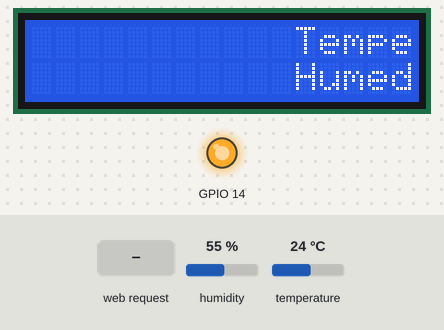
A sketch run on a simulated ESP32. On the bench: 16×2 character LCD, output pins drawn as LEDs (lit = HIGH). The test bench sets the inputs (shaded band); at power-on: humidity 55 %, temperature 24 °C. WiFi joins after 1.5 s; servers stay silent unless stated; the local clock reads 2024-03-15 10:24:30 at power-on unless the sketch sets it; storage starts empty; what the sketch prints to the serial monitor is not drawn.

Above: at 3.2 s.
3.3 s: HTTP request GET /Temperatura received
4.8 s: HTTP request GET /25 received
6.4 s: HTTP request GET /May received
At 15.8 s:
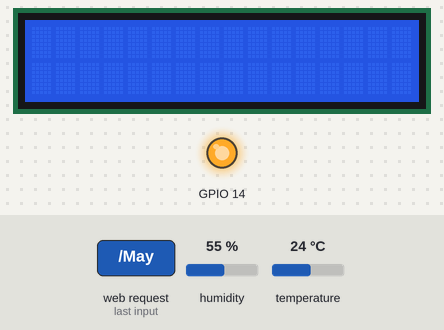
At 18.6 s:
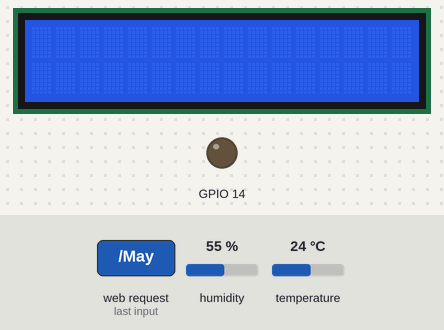
Timing chart, 0 to 19.0 s (numbered marks = the images above; inputs shaded):
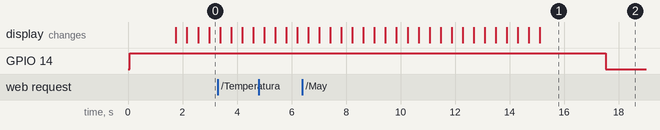

The sketch:

ServidorTemperatura.ino
```cpp
/*
   Connect the SD card to the following pins:

     ESP32  | SD Card  | Nuestro ESP32
      D2       -
      D3       SS CS        G5
      CMD      MOSI         G23
      VSS      GND          GND
      VDD      3.3V         3V3
      CLK      SCK          G18
      VSS      GND
      D0       MISO         G19
      D1       -
*/
#include "FS.h"
#include "SD.h"
#include "SPI.h"
#include <DHT.h>
#include <WiFi.h>
#include "time.h"
#include <LiquidCrystal.h>
DHT sensorDht(26, DHT22);
WiFiServer climaServer(1996);
LiquidCrystal lcd(15, 13, 32, 33, 25, 27);

TaskHandle_t t;
TaskHandle_t t2;

String root_dir = "/Temperatura";
String ano_dir = "";
String mes_dir = "";
String dia_dir = "";
String hora_file = "/25";
String minuto = "";
float valorTemperatura = 0;
float valorHumedad = 0;
String texto = "Temperatura ";
String texto2 = "Humedad ";
const char* ssid = "Router-Salon";
const char* password = "1234567890123";
float humidity, temperature;
const char* ntpServer = "pool.ntp.org";
const long  gmtOffset_sec = 3600;
const int   daylightOffset_sec = 3600;
String buffer = "";
String comando = "";
String estado = "";
bool debug = true;
/*
   Comandos
*/

String temp = "Temperatura";
String c_dia = "TempDia";
String c_mes = "TempMes";
String c_ano = "TempAno";

//bool semaforo = true;


char timeStringBuff[200]; //50 chars should be enough
String hora_actual = "";
String minuto_actual = "";

void setup() {
  Serial.begin(115200);
  sensorDht.begin();
  lcd.begin(16, 2);
  pinMode(14, OUTPUT);
  digitalWrite(14, HIGH);
  //connect to WiFi
  Serial.printf("Connecting to %s ", ssid);
  WiFi.begin(ssid, password);
  while (WiFi.status() != WL_CONNECTED) {
    delay(500);
    Serial.print(".");
  }
  Serial.println(" CONNECTED");
  Serial.println(WiFi.localIP());
  //init and get the time
  configTime(gmtOffset_sec, daylightOffset_sec, ntpServer);

  climaServer.begin();


  if (!SD.begin()) {
    Serial.println("Card Mount Failed");
    return;
  }
  uint8_t cardType = SD.cardType();

  if (cardType == CARD_NONE) {
    Serial.println("No SD card attached");
    return;
  }

  Serial.print("SD Card Type: ");
  if (cardType == CARD_MMC) {
    Serial.println("MMC");
  } else if (cardType == CARD_SD) {
    Serial.println("SDSC");
  } else if (cardType == CARD_SDHC) {
    Serial.println("SDHC");
  } else {
    Serial.println("UNKNOWN");
  }


  uint64_t cardSize = SD.cardSize() / (1024 * 1024);
  Serial.printf("SD Card Size: %lluMB\n", cardSize);
  //listarDir("/", 10);

  File temperature_dir = SD.open(root_dir);
  if (!temperature_dir) {
    if (debug)Serial.println("No encontrado directorio" + root_dir + " \n Voy a crearlo");
    crearDir(root_dir);
  }
  //if (debug)Serial.println("Despues");
  //listarDir("/", 10);

  xTaskCreatePinnedToCore(
    loop2,
    "tarea 0",
    20000,
    NULL,
    1,
    &t,
    0);
  delay(500);

}
void loop() {
  escucharCliente();
}

//void loop2() {
void loop2(void *par) {
  //  delay(500);
  struct tm timeinfo;
  for (;;) {
    if (debug) Serial.println("0-->Bucle loop2");
    if (!getLocalTime(&timeinfo)) {
      if (debug)Serial.println("Failed to obtain time");
    }

    adjustTimeFolders(timeinfo);
    tomarValor(timeinfo);
    //    tomarValor();
    digitalWrite(14, HIGH);
    for (int x = 1; x < 40; x++) {
      lcd.setCursor(15, 0);
      lcd.print(texto);
      lcd.print(valorTemperatura);
      lcd.print(" C");
      lcd.setCursor(15, 1);
      lcd.print(texto2);
      lcd.print(valorHumedad);
      lcd.print(" %");
      lcd.scrollDisplayLeft();
      delay(400);
    }
    lcd.clear();
    digitalWrite(14, LOW);
    if (debug) Serial.println("0-->Espero 30000");
    delay(34000); //34Secs + LCDScroll 400*40=16Secs
    if (debug) Serial.println("0-->Salgo espero 30000");

  }
}
void escucharCliente() {
  //  if (debug) Serial.println("1-->Available.");

  WiFiClient clienteTCP = climaServer.available();                // Escucha a los clientes entrantes

  if (clienteTCP) {                                             // Si se conecta un nuevo cliente
    if (debug) Serial.println("[Cliente conectado]");           //
    while (clienteTCP.connected()) {                            // loop mientras el cliente está conectado
      if (clienteTCP.available()) {                             // si hay bytes para leer desde el cliente
        buffer = clienteTCP.readStringUntil('\n');                             // lee un byte
        comando = "";                                         // Blanqueamos el comando
        estado = "";
        if (debug) Serial.println(buffer);
        String respuesta = "";
        int posi = buffer.indexOf("<comando>");
        int posf = buffer.indexOf("</comando>");
        int ack = 0;
        if (posi == 0 || posf == 0) {
          if (debug) Serial.println("posiciones error");
        }
        else {
          comando = buffer.substring(posi + 9, posf );
          if (debug) Serial.println(comando);

          if (comando.equals(temp)) {
            ack = 1;
            estado = leerTxt(root_dir + ano_dir + mes_dir + dia_dir + hora_file + ".txt");

          } else if (comando.equals(c_dia)) {
            ack = 1;
            estado = leerTxt(root_dir + ano_dir + mes_dir + dia_dir + ".med");

          } else if (comando.equals(c_mes)) {
            ack = 1;
            estado = leerTxt(root_dir + ano_dir + mes_dir + ".med");
          } else if (comando.equals(c_ano)) {
            ack = 1;
            estado = leerTxt(root_dir + ano_dir + ".med");
          }
          else {
            if (debug) Serial.println("entro en comando desconocido");
          }
        }
        respuesta = "<response><ack>" + String(ack) + "</ack><estado>" + estado + "</estado></response>\n";
        clienteTCP.println(respuesta);
        if (debug) Serial.println(respuesta);
        break;
      }
    }
    buffer = "";                            // Limpiamos la variable buffer
    clienteTCP.stop();                      // Cerramos la conexión
    if (debug) Serial.println("1-->Client disconnected.");
  }
}

void tomarValor(struct tm timeinfo) {
  //struct tm timeinfo;
  if (debug) Serial.println("Tras struct");
  hora_actual = "";
  minuto_actual = "";
  //  if (!getLocalTime(&timeinfo)) {
  //    if (debug)Serial.println("Failed to obtain time");
  //  }
  if (debug) Serial.println("Tras obtener time en tomar valor");
  if (debug)Serial.println(&timeinfo, "%A, %B %d %Y %H:%M:%S");
  //char timeStringBuff[200];
  strftime(timeStringBuff, sizeof(timeStringBuff), "%H", &timeinfo);
  String numero_hora_actual = String (timeStringBuff);
  hora_actual = "/" + String (timeStringBuff);
  strftime(timeStringBuff, sizeof(timeStringBuff), "%M", &timeinfo);
  minuto_actual = String (timeStringBuff);
  if (hora_actual != hora_file) {
    hora_file = hora_actual;
  }
  if (minuto_actual != minuto) {
    minuto = minuto_actual;
    //    File fichero = SD.open(root_dir + ano_dir + mes_dir + dia_dir + hora_file + ".txt", FILE_WRITE);
    if (debug) Serial.println("Escribo minuto-->" + minuto + " en el fichero--> " + root_dir + ano_dir + mes_dir + dia_dir + hora_file + ".txt");
    valorTemperatura = sensorDht.readTemperature(false);
    valorHumedad = sensorDht.readHumidity();
    while (isnan(valorHumedad)) {
      valorHumedad = sensorDht.readHumidity();
    }
    while (isnan(valorTemperatura)) {
      valorTemperatura = sensorDht.readTemperature(false);
    }
    String valor = minuto + ";" + valorTemperatura + ";" + valorHumedad;
    if (debug) Serial.println(valor);
    int longitud = valor.length() + 1;
    char valor_char [longitud];
    valor.toCharArray(valor_char, longitud);
    appendFile(root_dir + ano_dir + mes_dir + dia_dir + hora_file + ".txt", valor);
    actualizarMedias(numero_hora_actual);

  }
}
void actualizarMedias(String hora_actual) {
  String media_hora = mediaHora(hora_actual);
}

String mediaHora(String hora_actual) {
  File file = SD.open(root_dir + ano_dir + mes_dir + dia_dir + hora_file + ".txt");
  if (!file) {
    return ("Failed to open file for reading");
  }
  String salida = "";
  char c;
  while (file.available()) {
    c = file.read();
    salida += c;
  }
  file.close();
  float temperaturas [60];
  float humedades [60];

  for (int i = 0 ; i < 60; i++) {
    temperaturas[i] = -273;
    humedades[i] = -273;
  }

  int puntero = salida.indexOf('\n');
  int punteroant = 0;
  String minuto, temperatura, humedad = "";
  while (puntero >= 0) {
    if (debug) Serial.print("Puntero=");
    if (debug) Serial.println(puntero);
    String linea = salida.substring(punteroant, puntero);
    salida = salida.substring(puntero + 1);
    puntero = salida.indexOf('\n');

    minuto = linea.substring(0, 2);
    temperatura = linea.substring(3, 8);
    humedad = linea.substring(9, 14);
    if (debug) Serial.println("Minuto=" + minuto);
    temperaturas[minuto.toInt()] = temperatura.toFloat();
    humedades[minuto.toInt()] = humedad.toFloat();
  }
  float media_temperatura = 0;
  float media_humedad = 0;
  int cantidad_valores = 0;
  for (int i = 0; i < 60; i++) {
    if (temperaturas[i] > -273) {
      cantidad_valores++;
      media_temperatura += temperaturas[i];
      media_humedad += humedades[i];
    }
  }
  Serial.print("Numero de elementos hora");
  Serial.println(cantidad_valores);
  media_temperatura = media_temperatura / cantidad_valores;
  media_humedad = media_humedad / cantidad_valores;
  Serial.print("media humedad");
  Serial.println(media_humedad);
  Serial.print("media temperatura");
  Serial.println(media_temperatura);

  String valor = hora_actual + ";" + media_temperatura + ";" + media_humedad;
  if (debug) Serial.println(valor);
  int longitud = valor.length() + 1;
  char valor_char [longitud];
  valor.toCharArray(valor_char, longitud);

  writeDia(valor);
  return ("Fuera....");
}
void writeDia(String message) {
  if (debug) Serial.print("Entrade en WriteDia=" + message);
  String path = root_dir + ano_dir + mes_dir + dia_dir + ".med";
  float temperaturas[24];
  float humedades[24];
  String horas[24];
  for (int i = 0 ; i < 24; i++) {
    temperaturas[i] = -273;
    humedades[i] = -273;
  }
  Serial.println("writing to file: " + path);
  String salida;
  String hora, temperatura, humedad = "";
  File file = SD.open(path, FILE_READ);
  if (!file) {
    if (debug) Serial.print("Sin Fichero");
  }
  else
  {
    salida = "";
    char c;
    while (file.available()) {
      c = file.read();
      salida += c;
    }
    file.close();

    int puntero = salida.indexOf('\n');
    int punteroant = 0;

    while (puntero >= 0) {
      String linea = salida.substring(punteroant, puntero);
      salida = salida.substring(puntero + 1);
      puntero = salida.indexOf('\n');
      hora = linea.substring(0, 2);
      Serial.println("linea" + linea + " hora" + hora);
      horas[hora.toInt()] = hora;
      temperatura = linea.substring(3, 8);
      humedad = linea.substring(9, 14);
      temperaturas[hora.toInt()] = temperatura.toFloat();
      humedades[hora.toInt()] = humedad.toFloat();
    }
  }
  float media_temperatura = 0;
  float media_humedad = 0;
  int cantidad_valores = 0;

  hora = message.substring(0, 2);
  Serial.println("Hora del mensaje leido->" + hora + "<-");
  temperatura = message.substring(3, 8);
  Serial.println("Temperatura del mensaje leido->" + temperatura + "<-");
  humedad = message.substring(9, 14);
  Serial.println("Humedad del mensaje leido->" + humedad + "<-");
  temperaturas[hora.toInt()] = temperatura.toFloat();
  humedades[hora.toInt()] = humedad.toFloat();
  horas[hora.toInt()] = hora;
  file = SD.open(path, FILE_WRITE);
  for (int i = 0; i < 24; i++) {
    Serial.println(horas[i]);
    if (temperaturas[i] > -273) {
      cantidad_valores++;
      media_temperatura += temperaturas[i];
      media_humedad += humedades[i];
      file.println(horas[i] + ";" + temperaturas[i] + ";" + humedades[i]);

    }
  }
  file.close();

  Serial.print("Numero de elementos");
  Serial.println(cantidad_valores);
  media_temperatura = media_temperatura / cantidad_valores;
  media_humedad = media_humedad / cantidad_valores;

  String valor = dia_dir.substring(1) + ";" + media_temperatura + ";" + media_humedad;
  if (debug) Serial.println(valor);
  int longitud = valor.length() + 1;
  char valor_char [longitud];
  valor.toCharArray(valor_char, longitud);

  actualizarMes(valor);
}

void actualizarMes(String message) {

  if (debug) Serial.print("Entrada en actualizarMes=" + message);
  String path = root_dir + ano_dir + mes_dir + ".med";
  float temperaturas[31];
  float humedades[31];
  String dias[31];
  for (int i = 0 ; i < 31; i++) {
    temperaturas[i] = -273;
    humedades[i] = -273;
  }
  Serial.println("writing to file: " + path);
  String salida;
  String dia, temperatura, humedad = "";
  File file = SD.open(path, FILE_READ);
  if (!file) {
    if (debug) Serial.print("Sin Fichero");
  }
  else
  {
    salida = "";
    char c;
    while (file.available()) {
      c = file.read();
      salida += c;
    }
    file.close();

    int puntero = salida.indexOf('\n');
    int punteroant = 0;

    while (puntero >= 0) {
      String linea = salida.substring(punteroant, puntero);
      salida = salida.substring(puntero + 1);
      puntero = salida.indexOf('\n');
      dia = linea.substring(0, 2);
      Serial.println("linea" + linea + " dia" + dia);
      dias[dia.toInt()] = dia;
      temperatura = linea.substring(3, 8);
      humedad = linea.substring(9, 14);
      temperaturas[dia.toInt()] = temperatura.toFloat();
      humedades[dia.toInt()] = humedad.toFloat();
    }
  }
  float media_temperatura = 0;
  float media_humedad = 0;
  int cantidad_valores = 0;

  dia = message.substring(0, 2);
  Serial.println("Dia del mensaje leido->" + dia + "<-");
  temperatura = message.substring(3, 8);
  Serial.println("Temperatura del mensaje leido->" + temperatura + "<-");
  humedad = message.substring(9, 14);
  Serial.println("Humedad del mensaje leido->" + humedad + "<-");
  temperaturas[dia.toInt()] = temperatura.toFloat();
  humedades[dia.toInt()] = humedad.toFloat();
  dias[dia.toInt()] = dia;
  file = SD.open(path, FILE_WRITE);
  for (int i = 0; i < 31; i++) {
    Serial.println(dias[i]);
    if (temperaturas[i] > -273) {
      cantidad_valores++;
      media_temperatura += temperaturas[i];
      media_humedad += humedades[i];
      file.println(dias[i] + ";" + temperaturas[i] + ";" + humedades[i]);

    }
  }
  file.close();

  Serial.print("Numero de elementos");
  Serial.println(cantidad_valores);
  media_temperatura = media_temperatura / cantidad_valores;
  media_humedad = media_humedad / cantidad_valores;

  String mes_numero = "";
  if (mes_dir.equals("/May")) mes_numero = "05";
  else if (mes_dir.equals("/June")) mes_numero = "06";

  String valor = mes_numero + ";" + media_temperatura + ";" + media_humedad;
  if (debug) Serial.println(valor);
  int longitud = valor.length() + 1;
  char valor_char [longitud];
  valor.toCharArray(valor_char, longitud);
  actualizarAno(valor);
}

void actualizarAno(String message) {

  if (debug) Serial.print("Entrada en actualizarAno=" + message);
  String path = root_dir + ano_dir + ".med";
  float temperaturas[12];
  float humedades[12];
  String meses[12];
  for (int i = 0 ; i < 12; i++) {
    temperaturas[i] = -273;
    humedades[i] = -273;
  }
  Serial.println("writing to file: " + path);
  String salida;
  String mes, temperatura, humedad = "";
  File file = SD.open(path, FILE_READ);
  if (!file) {
    if (debug) Serial.print("Sin Fichero");
  }
  else
  {
    salida = "";
    char c;
    while (file.available()) {
      c = file.read();
      salida += c;
    }
    file.close();

    int puntero = salida.indexOf('\n');
    int punteroant = 0;

    while (puntero >= 0) {
      String linea = salida.substring(punteroant, puntero);
      salida = salida.substring(puntero + 1);
      puntero = salida.indexOf('\n');
      mes = linea.substring(0, 2);
      Serial.println("linea" + linea + " dia" + mes);
      meses[mes.toInt()] = mes;
      temperatura = linea.substring(3, 8);
      humedad = linea.substring(9, 14);
      temperaturas[mes.toInt()] = temperatura.toFloat();
      humedades[mes.toInt()] = humedad.toFloat();
    }
  }
  float media_temperatura = 0;
  float media_humedad = 0;
  int cantidad_valores = 0;

  mes = message.substring(0, 2);
  Serial.println("Mes del mensaje leido->" + mes + "<-");
  temperatura = message.substring(3, 8);
  Serial.println("Temperatura del mensaje leido->" + temperatura + "<-");
  humedad = message.substring(9, 14);
  Serial.println("Humedad del mensaje leido->" + humedad + "<-");
  temperaturas[mes.toInt()] = temperatura.toFloat();
  humedades[mes.toInt()] = humedad.toFloat();
  meses[mes.toInt()] = mes;
  file = SD.open(path, FILE_WRITE);
  for (int i = 0; i < 12; i++) {
    Serial.println(meses[i]);
    if (temperaturas[i] > -273) {
      cantidad_valores++;
      media_temperatura += temperaturas[i];
      media_humedad += humedades[i];
      file.println(meses[i] + ";" + temperaturas[i] + ";" + humedades[i]);

    }
  }
  file.close();

  Serial.print("Numero de elementos");
  Serial.println(cantidad_valores);
  media_temperatura = media_temperatura / cantidad_valores;
  media_humedad = media_humedad / cantidad_valores;
}

void adjustTimeFolders(struct tm timeinfo)
{
  Serial.println(&timeinfo, "%A, %B %d %Y %H:%M:%S");
  strftime(timeStringBuff, sizeof(timeStringBuff), "%Y", &timeinfo); //Saco %Year de timeInfo
  ano_dir = "/" + String(timeStringBuff);
  if (!SD.open(root_dir + ano_dir)) {
    if (debug)Serial.println("No encontrado directorio" + root_dir + ano_dir + " \n Voy a crearlo");
    crearDir(root_dir + ano_dir);
  }
  Serial.println("Directorio año--> " + ano_dir);
  strftime(timeStringBuff, sizeof(timeStringBuff), "%B", &timeinfo);
  mes_dir = "/" + String(timeStringBuff);
  if (!SD.open(root_dir + ano_dir + mes_dir)) {
    if (debug)Serial.println("No encontrado directorio" + root_dir + ano_dir + mes_dir + " \n Voy a crearlo");
    crearDir(root_dir + ano_dir + mes_dir);
  }
  if (debug)Serial.println("Directorio mes--> " + mes_dir);
  strftime(timeStringBuff, sizeof(timeStringBuff), "%d", &timeinfo);
  dia_dir = "/" + String(timeStringBuff);
  if (!SD.open(root_dir + ano_dir + mes_dir + dia_dir)) {
    if (debug)Serial.println("No encontrado directorio" + root_dir + ano_dir + mes_dir + dia_dir + " \n Voy a crearlo");
    crearDir(root_dir + ano_dir + mes_dir + dia_dir);
  }
  if (debug)Serial.println("Directorio dia--> " + dia_dir);

}

void listarDir(String dirname, uint8_t levels) {
  Serial.println("Listing directory: " + dirname);
  File root = SD.open(dirname);
  if (!root) {
    if (debug)Serial.println("Failed to open directory");
    return;
  }
  if (!root.isDirectory()) {
    if (debug)Serial.println("Not a directory");
    return;
  }

  File file = root.openNextFile();
  while (file) {
    if (file.isDirectory()) {
      if (debug)Serial.print("  DIR : ");
      if (debug)Serial.println(file.name());
      if (levels) {
        listarDir(file.name(), levels - 1);
      }
    } else {
      if (debug)Serial.print("  FILE: ");
      if (debug)Serial.print(file.name());
      if (debug)Serial.print("  SIZE: ");
      if (debug)Serial.println(file.size());
    }
    file = root.openNextFile();
  }
}
void crearDir(String path) {
  Serial.println("Creating Dir: " + path);
  if (SD.mkdir(path)) {
    if (debug)Serial.println("Dir created");
  } else {
    if (debug)Serial.println("mkdir failed");
  }
}


String leerTxt(String path) {

  File file = SD.open(path);
  if (!file) {
    return ("Failed to open file for reading");
  }
  String salida = "";
  Serial.print("Read from file: ");
  char c;
  while (file.available()) {
    c = file.read();
    salida += c;
  }
  file.close();

  String retorno, titulos, temperaturas, humedades = "";
  //  if (debug) Serial.println("Fichero :" + salida);
  int puntero = salida.indexOf('\n');
  //  if (debug) Serial.println("primer barra n :" + puntero);
  int punteroant = 0;
  String minuto = "";
  while (puntero >= 0) {
    String linea = salida.substring(punteroant, puntero);
    //    if (debug) Serial.println("Linea:" + linea);
    salida = salida.substring(puntero + 1);
    puntero = salida.indexOf('\n');
    //    if (debug) Serial.println("siguiente barra n :" + puntero);
    if (!minuto.equals(linea.substring(0, 2))) {
      minuto = linea.substring(0, 2);
      titulos += minuto;
      //      if (debug) Serial.println("minuto leido :" + minuto);
      temperaturas += linea.substring(3, 8);
      //      if (debug) Serial.println("estado actual :" + retorno);
      humedades += linea.substring(9, 14);
      if (puntero >= 0) // hay mas lineas
      {
        titulos += ',';
        temperaturas += ',';
        humedades += ',';
      }
    }
  }
  retorno = "<leyenda>" + titulos + "</leyenda><temperatura>" + temperaturas + "</temperatura><humedad>" + humedades + "</humedad>";
  return retorno;
}


void appendFile(String path, String message) {
  //Serial.printf("Appending to file: %s\n", path);
  Serial.println("Appending to file: " + path);
  File file = SD.open(path, FILE_APPEND);
  if (!file) {
    Serial.println("Failed to open file for appending");
    return;
  }
  if (file.println(message)) {
    Serial.println("Message appended");
  } else {
    Serial.println("Append failed");
  }
  file.close();
}

String floatToString( float n, int l, int d, boolean z) {
  char c[l + 1];
  String s;

  dtostrf(n, l, d, c);
  s = String(c);

  if (z) {
    s.replace(" ", "0");
  }

  return s;
}

/*
   Metodos no usados
  void eliminarDir(String path) {
  Serial.println("Removing Dir: " + path);
  if (SD.rmdir(path)) {
    if (debug)Serial.println("Dir removed");
  } else {
    if (debug)Serial.println("rmdir failed");
  }
  }
  void renameFile(fs::FS &fs, const char * path1, const char * path2) {
  Serial.printf("Renaming file %s to %s\n", path1, path2);
  if (fs.rename(path1, path2)) {
    Serial.println("File renamed");
  } else {
    Serial.println("Rename failed");
  }
  }

  void deleteFile(fs::FS &fs, const char * path) {
  Serial.printf("Deleting file: %s\n", path);
  if (fs.remove(path)) {
    Serial.println("File deleted");
  } else {
    Serial.println("Delete failed");
  }
  }
  void writeFile(fs::FS &fs, const char * path, const char * message) {
  Serial.printf("Writing file: %s\n", path);

  File file = fs.open(path, FILE_WRITE);
  if (!file) {
    Serial.println("Failed to open file for writing");
    return;
  }
  if (file.print(message)) {
    Serial.println("File written");
  } else {
    Serial.println("Write failed");
  }
  file.close();
  }
*/
```
